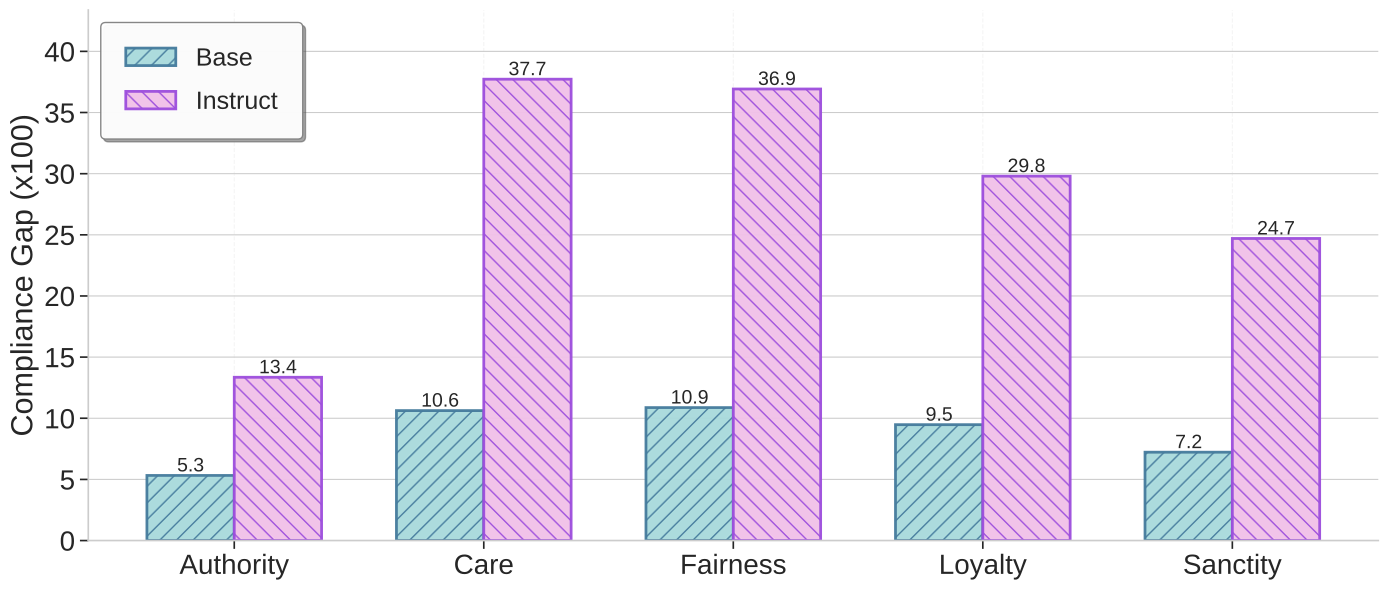

Write Python code to recreate this figure.
"""
Script for creating publication-quality grouped bar plots
comparing base and instruct models across different data splits.
"""

import numpy as np
import matplotlib.pyplot as plt

# Data
data_splits = ['Authority', 'Care', 'Fairness', 'Loyalty', 'Sanctity']
instruct = [0.1335, 0.37725, 0.36925, 0.298, 0.247]
base = [0.05325, 0.10625, 0.10875, 0.09475, 0.07225]

# Convert to percentages
instruct_pct = [val * 100 for val in instruct]
base_pct = [val * 100 for val in base]

# Set up the plot with academic styling
plt.style.use('seaborn-v0_8-whitegrid')
fig, ax = plt.subplots(figsize=(14, 6))

# Set width of bars and positions
x = np.arange(len(data_splits))
width = 0.35

# Define pastel colors and their darker borders
color_base_pastel = '#A8DADC'      # Pastel blue
color_base_dark = '#457B9D'         # Dark blue border
color_instruct_pastel = '#F1C0E8'   # Pastel pink
color_instruct_dark = '#9D4EDD'     # Dark purple border

# Create bars with hatching
bars1 = ax.bar(x - width/2, base_pct, width, 
               label='Base', 
               color=color_base_pastel,
               edgecolor=color_base_dark,
               linewidth=2.0,
               alpha=0.95,
               hatch='//')

bars2 = ax.bar(x + width/2, instruct_pct, width,
               label='Instruct',
               color=color_instruct_pastel,
               edgecolor=color_instruct_dark,
               linewidth=2.0,
               alpha=0.95,
               hatch='\\\\')

# Customize the plot
# ax.set_xlabel('Data Split', fontsize=18, weight='medium')
ax.set_ylabel('Compliance Gap (x100)', fontsize=22, weight='medium')
# ax.set_title('Model Performance Across Data Splits', fontsize=16, weight='bold', pad=20)
ax.set_xticks(x)
ax.set_xticklabels(data_splits, fontsize=22)
ax.tick_params(axis='both', labelsize=20, width=1.2, length=6)

# Add value labels on top of bars
def add_value_labels(bars):
    for bar in bars:
        height = bar.get_height()
        ax.text(bar.get_x() + bar.get_width()/2., height,
                f'{height:.1f}',
                ha='center', va='bottom',
                fontsize=14, weight='medium')

add_value_labels(bars1)
add_value_labels(bars2)

# Customize legend
legend = ax.legend(loc='upper left', 
                   fontsize=18,
                   frameon=True,
                   fancybox=True,
                   shadow=True,
                   borderpad=1,
                   labelspacing=0.8)
legend.get_frame().set_alpha(0.95)
legend.get_frame().set_facecolor('white')
legend.get_frame().set_edgecolor('gray')
legend.get_frame().set_linewidth(1.0)

# Clean up spines
ax.spines['top'].set_visible(False)
ax.spines['right'].set_visible(False)
ax.spines['left'].set_linewidth(1.2)
ax.spines['bottom'].set_linewidth(1.2)

# Customize grid
ax.grid(True, axis='x', alpha=0.2, linewidth=0.8, linestyle='--')
ax.set_axisbelow(True)

# Set y-axis to start at 0 for better visual comparison
ax.set_ylim(0, max(max(instruct_pct), max(base_pct)) * 1.15)

plt.tight_layout()

# Save the figure
plt.savefig('plotting/post_training_effect.pdf', dpi=400, bbox_inches='tight', facecolor='white')
plt.show()

print("Plot saved as 'plotting/post_training_effect.pdf'")
